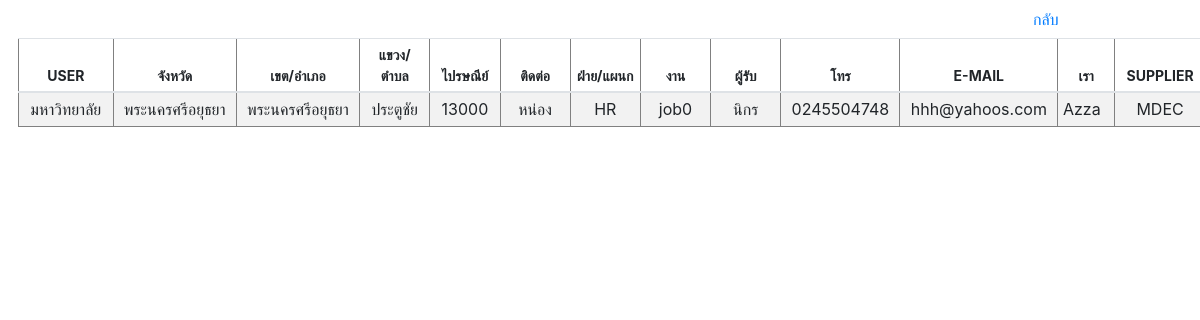
Page /customer/customer_show_user.php?ID=1 on the earlier database version.
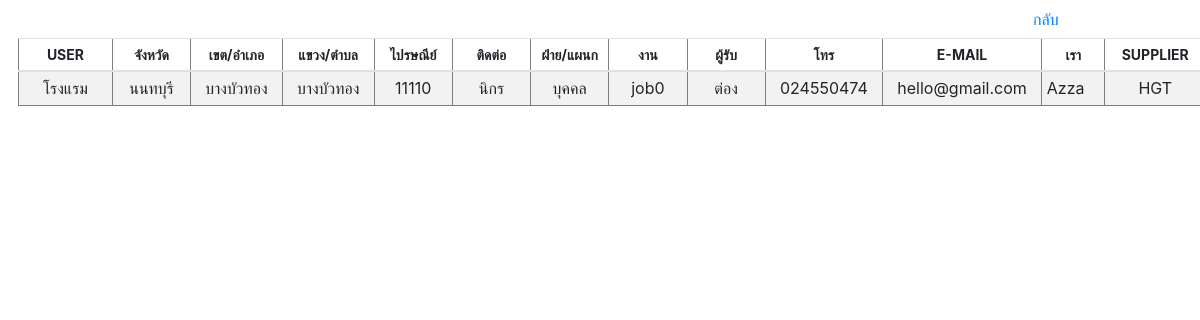
Same page on the later database version.
### tables this page shows
CREATE TABLE `customer` (
  `REF_NO` varchar(255) NOT NULL,
  `CUSTOMER_ID` int(10) NOT NULL,
  `CREATE_DATE` varchar(255) NOT NULL,
  `TIME` varchar(255) NOT NULL,
  `AMOUNT` float NOT NULL,
  `PROJECT` varchar(255) NOT NULL,
  `EQUIPMENT` varchar(255) NOT NULL,
  `USER` varchar(255) NOT NULL,
  `UNIT` varchar(255) DEFAULT NULL,
  `BRANDNAME` varchar(255) NOT NULL,
  `SERIES` varchar(255) NOT NULL,
  `LOGO` varchar(255) DEFAULT NULL,
  `PROVINCE` varchar(255) NOT NULL,
  `DISTRICT` varchar(255) NOT NULL,
  `SUBDISTRICT` varchar(255) NOT NULL,
  `ZIPCODE` varchar(5) NOT NULL,
  `CONTACT` varchar(255) NOT NULL,
  `DEPARTMENT` varchar(255) NOT NULL,
  `NAME` varchar(255) NOT NULL,
  `PHONE` varchar(10) NOT NULL,
  `EMAIL` varchar(255) NOT NULL,
  `DEALER` varchar(255) NOT NULL,
  `WE` varchar(255) NOT NULL DEFAULT 'Azza',
  `SUPPLIER` varchar(255) NOT NULL
);

### customer/customer_show_user.php (the view, shortened to what this page needs)
<?php
$conn=new Databases;
$conn = $conn->__construct();
$ID = $_GET['ID'];
$query = "SELECT * FROM customer WHERE CUSTOMER_ID=$ID";
$result = mysqli_query($conn, $query);
$idx=0;
?>
<!DOCTYPE html PUBLIC "-//W3C//DTD XHTML 1.0 Transitional//EN" "http://www.w3.org/TR/xhtml1/DTD/xhtml1-transitional.dtd">
<html xmlns="http://www.w3.org/1999/xhtml">
<head>
<link rel="stylesheet" href="https://cdn.jsdelivr.net/npm/bootstrap@4.6.0/dist/css/bootstrap.min.css">
    <link href="https://unpkg.com/gijgo@1.9.13/css/gijgo.min.css" rel="stylesheet" type="text/css" />
</head>
<body>
<a style="margin-left:85%" class="btn btn-link" href="customer.php">กลับ</a>
<table border='1' style="width:99%; margin-left:1.5%" class="table table-striped table-sm">
  <thead align="center" style="font-size:14px;">
    <tr>
      <th>USER</th>
      <th>จังหวัด</th>
      <th>เขต/อำเภอ</th>
      <th>แขวง/ตำบล</th>
      <th>ไปรษณีย์</th>
      <th>ติดต่อ</th>
      <th>ฝ่าย/แผนก</th>
      <th>งาน</th>
      <th>ผู้รับ</th>
      <th>โทร</th>
      <th>E-MAIL</th>
      <th>เรา</th>
      <th>SUPPLIER</th>
    </tr>
  </thead>
  <tbody>
      <?php
		while($row = mysqli_fetch_array($result))
		{$idx=$idx+1;
		?>
        <td width="6%" align="center"><nobr><?php echo $row['USER'] ;?></nobr></td>
        <td width="5%" align="center"><nobr><?php echo preg_replace('/[0-9]+/', '', $row['PROVINCE']) ;?></nobr></td>
        <td width="5%" align="center"><nobr><?php echo preg_replace('/[0-9]+/', '', $row['DISTRICT']) ;?></nobr></td>
        <td width="5%" align="center"><nobr><?php echo preg_replace('/[0-9]+/', '', $row['SUBDISTRICT']) ;?></nobr></td>
        <td width="5%" align="center"><nobr><?php echo $row['ZIPCODE'] ;?></nobr></td>
        <td width="5%" align="center"><nobr><?php echo $row['CONTACT'] ;?></nobr></td>
        <td width="5%" align="center"><nobr><?php echo $row['DEPARTMENT'] ;?></nobr></td>
        <td width="5%" align="center"><nobr><?php echo $row['PROJECT']; ?></nobr></td>
        <td width="5%" align="center"><nobr><?php echo $row['NAME'] ;?></nobr></td>
        <td width="5%" align="center"><nobr><?php echo $row['PHONE'] ;?></nobr></td>
        <td width="5%" align="center"><nobr><?php echo $row['EMAIL'] ;?></nobr></td>
        <td width="4%" align="left"><nobr><?php echo $row['WE'] ;?></nobr></td>
        <td width="6%" align="center"><nobr><?php echo $row['SUPPLIER'] ;?></nobr></td>
        <?php
		}
?>
   </tbody>
</table>
</body>
</body>
</html>

Differences in the rows shown:
changed customer "นิกร": USER "มหาวิทยาลัย" → "โรงแรม"; PROVINCE "พระนครศรีอยุธยา" → "นนทบุรี"; DISTRICT "พระนครศรีอยุธยา" → "บางบัวทอง"; SUBDISTRICT "ประตูชัย" → "บางบัวทอง"; ZIPCODE "13000" → "11110"; CONTACT "หน่อง" → "นิกร"; DEPARTMENT "HR" → "บุคคล"; NAME "นิกร" → "ต่อง"; PHONE "0245504748" → "024550474"; EMAIL "hhh@yahoos.com" → "hello@gmail.com"; SUPPLIER "MDEC" → "HGT"
